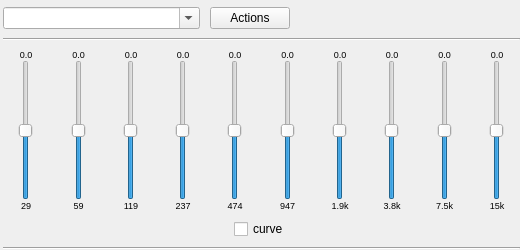
<?xml version="1.0" encoding="UTF-8"?>
<ui version="4.0">
 <class>GUI_Equalizer</class>
 <widget class="PlayerPluginInterface" name="GUI_Equalizer">
  <property name="geometry">
   <rect>
    <x>0</x>
    <y>0</y>
    <width>520</width>
    <height>250</height>
   </rect>
  </property>
  <property name="minimumSize">
   <size>
    <width>0</width>
    <height>191</height>
   </size>
  </property>
  <property name="maximumSize">
   <size>
    <width>16777215</width>
    <height>250</height>
   </size>
  </property>
  <layout class="QGridLayout" name="gridLayout">
   <property name="leftMargin">
    <number>3</number>
   </property>
   <property name="topMargin">
    <number>6</number>
   </property>
   <property name="rightMargin">
    <number>0</number>
   </property>
   <property name="bottomMargin">
    <number>0</number>
   </property>
   <property name="verticalSpacing">
    <number>8</number>
   </property>
   <item row="0" column="0" colspan="10">
    <layout class="QHBoxLayout" name="horizontalLayout">
     <property name="spacing">
      <number>10</number>
     </property>
     <item>
      <widget class="QComboBox" name="combo_presets">
       <property name="sizePolicy">
        <sizepolicy hsizetype="Expanding" vsizetype="Fixed">
         <horstretch>0</horstretch>
         <verstretch>0</verstretch>
        </sizepolicy>
       </property>
       <property name="focusPolicy">
        <enum>Qt::ClickFocus</enum>
       </property>
       <property name="editable">
        <bool>true</bool>
       </property>
      </widget>
     </item>
     <item>
      <widget class="MenuToolButton" name="btn_tool">
       <property name="text">
        <string>Actions</string>
       </property>
      </widget>
     </item>
     <item>
      <spacer name="horizontalSpacer">
       <property name="orientation">
        <enum>Qt::Horizontal</enum>
       </property>
       <property name="sizeHint" stdset="0">
        <size>
         <width>40</width>
         <height>20</height>
        </size>
       </property>
      </spacer>
     </item>
     <item>
      <widget class="QPushButton" name="btn_close">
       <property name="sizePolicy">
        <sizepolicy hsizetype="Fixed" vsizetype="Fixed">
         <horstretch>0</horstretch>
         <verstretch>0</verstretch>
        </sizepolicy>
       </property>
       <property name="minimumSize">
        <size>
         <width>24</width>
         <height>24</height>
        </size>
       </property>
       <property name="maximumSize">
        <size>
         <width>24</width>
         <height>24</height>
        </size>
       </property>
       <property name="focusPolicy">
        <enum>Qt::StrongFocus</enum>
       </property>
       <property name="text">
        <string/>
       </property>
       <property name="iconSize">
        <size>
         <width>16</width>
         <height>16</height>
        </size>
       </property>
       <property name="flat">
        <bool>true</bool>
       </property>
      </widget>
     </item>
    </layout>
   </item>
   <item row="2" column="0">
    <layout class="QVBoxLayout" name="verticalLayout">
     <item>
      <widget class="QLabel" name="label">
       <property name="sizePolicy">
        <sizepolicy hsizetype="MinimumExpanding" vsizetype="Preferred">
         <horstretch>0</horstretch>
         <verstretch>0</verstretch>
        </sizepolicy>
       </property>
       <property name="font">
        <font>
         <pointsize>7</pointsize>
        </font>
       </property>
       <property name="focusPolicy">
        <enum>Qt::StrongFocus</enum>
       </property>
       <property name="layoutDirection">
        <enum>Qt::LeftToRight</enum>
       </property>
       <property name="text">
        <string notr="true">0.0</string>
       </property>
       <property name="alignment">
        <set>Qt::AlignCenter</set>
       </property>
      </widget>
     </item>
     <item>
      <widget class="EqSlider" name="sli_0">
       <property name="sizePolicy">
        <sizepolicy hsizetype="MinimumExpanding" vsizetype="Expanding">
         <horstretch>0</horstretch>
         <verstretch>0</verstretch>
        </sizepolicy>
       </property>
       <property name="minimumSize">
        <size>
         <width>24</width>
         <height>65</height>
        </size>
       </property>
       <property name="maximumSize">
        <size>
         <width>100</width>
         <height>5000</height>
        </size>
       </property>
       <property name="focusPolicy">
        <enum>Qt::StrongFocus</enum>
       </property>
       <property name="minimum">
        <number>-24</number>
       </property>
       <property name="maximum">
        <number>24</number>
       </property>
       <property name="sliderPosition">
        <number>0</number>
       </property>
       <property name="orientation">
        <enum>Qt::Vertical</enum>
       </property>
       <property name="invertedAppearance">
        <bool>false</bool>
       </property>
      </widget>
     </item>
     <item>
      <widget class="QLabel" name="label_11">
       <property name="sizePolicy">
        <sizepolicy hsizetype="MinimumExpanding" vsizetype="Preferred">
         <horstretch>0</horstretch>
         <verstretch>0</verstretch>
        </sizepolicy>
       </property>
       <property name="font">
        <font>
         <pointsize>7</pointsize>
        </font>
       </property>
       <property name="focusPolicy">
        <enum>Qt::StrongFocus</enum>
       </property>
       <property name="text">
        <string notr="true">29</string>
       </property>
       <property name="alignment">
        <set>Qt::AlignCenter</set>
       </property>
      </widget>
     </item>
    </layout>
   </item>
   <item row="2" column="9">
    <layout class="QVBoxLayout" name="verticalLayout_10">
     <item>
      <widget class="QLabel" name="label_10">
       <property name="sizePolicy">
        <sizepolicy hsizetype="MinimumExpanding" vsizetype="Preferred">
         <horstretch>0</horstretch>
         <verstretch>0</verstretch>
        </sizepolicy>
       </property>
       <property name="font">
        <font>
         <pointsize>7</pointsize>
        </font>
       </property>
       <property name="focusPolicy">
        <enum>Qt::StrongFocus</enum>
       </property>
       <property name="layoutDirection">
        <enum>Qt::LeftToRight</enum>
       </property>
       <property name="text">
        <string notr="true">0.0</string>
       </property>
       <property name="alignment">
        <set>Qt::AlignCenter</set>
       </property>
      </widget>
     </item>
     <item>
      <widget class="EqSlider" name="sli_9">
       <property name="sizePolicy">
        <sizepolicy hsizetype="MinimumExpanding" vsizetype="Expanding">
         <horstretch>0</horstretch>
         <verstretch>5</verstretch>
        </sizepolicy>
       </property>
       <property name="minimumSize">
        <size>
         <width>24</width>
         <height>65</height>
        </size>
       </property>
       <property name="maximumSize">
        <size>
         <width>100</width>
         <height>5000</height>
        </size>
       </property>
       <property name="sizeIncrement">
        <size>
         <width>0</width>
         <height>0</height>
        </size>
       </property>
       <property name="focusPolicy">
        <enum>Qt::StrongFocus</enum>
       </property>
       <property name="layoutDirection">
        <enum>Qt::LeftToRight</enum>
       </property>
       <property name="minimum">
        <number>-24</number>
       </property>
       <property name="maximum">
        <number>24</number>
       </property>
       <property name="sliderPosition">
        <number>0</number>
       </property>
       <property name="orientation">
        <enum>Qt::Vertical</enum>
       </property>
       <property name="invertedAppearance">
        <bool>false</bool>
       </property>
       <property name="tickPosition">
        <enum>QSlider::NoTicks</enum>
       </property>
      </widget>
     </item>
     <item>
      <widget class="QLabel" name="label_20">
       <property name="sizePolicy">
        <sizepolicy hsizetype="MinimumExpanding" vsizetype="Preferred">
         <horstretch>0</horstretch>
         <verstretch>0</verstretch>
        </sizepolicy>
       </property>
       <property name="font">
        <font>
         <pointsize>7</pointsize>
        </font>
       </property>
       <property name="focusPolicy">
        <enum>Qt::StrongFocus</enum>
       </property>
       <property name="text">
        <string notr="true">15k</string>
       </property>
       <property name="alignment">
        <set>Qt::AlignCenter</set>
       </property>
      </widget>
     </item>
    </layout>
   </item>
   <item row="2" column="3">
    <layout class="QVBoxLayout" name="verticalLayout_4">
     <item>
      <widget class="QLabel" name="label_4">
       <property name="sizePolicy">
        <sizepolicy hsizetype="MinimumExpanding" vsizetype="Preferred">
         <horstretch>0</horstretch>
         <verstretch>0</verstretch>
        </sizepolicy>
       </property>
       <property name="font">
        <font>
         <pointsize>7</pointsize>
        </font>
       </property>
       <property name="focusPolicy">
        <enum>Qt::StrongFocus</enum>
       </property>
       <property name="layoutDirection">
        <enum>Qt::LeftToRight</enum>
       </property>
       <property name="text">
        <string notr="true">0.0</string>
       </property>
       <property name="alignment">
        <set>Qt::AlignCenter</set>
       </property>
      </widget>
     </item>
     <item>
      <widget class="EqSlider" name="sli_3">
       <property name="sizePolicy">
        <sizepolicy hsizetype="MinimumExpanding" vsizetype="Expanding">
         <horstretch>0</horstretch>
         <verstretch>0</verstretch>
        </sizepolicy>
       </property>
       <property name="minimumSize">
        <size>
         <width>24</width>
         <height>65</height>
        </size>
       </property>
       <property name="maximumSize">
        <size>
         <width>100</width>
         <height>5000</height>
        </size>
       </property>
       <property name="focusPolicy">
        <enum>Qt::StrongFocus</enum>
       </property>
       <property name="minimum">
        <number>-24</number>
       </property>
       <property name="maximum">
        <number>24</number>
       </property>
       <property name="sliderPosition">
        <number>0</number>
       </property>
       <property name="orientation">
        <enum>Qt::Vertical</enum>
       </property>
       <property name="invertedAppearance">
        <bool>false</bool>
       </property>
      </widget>
     </item>
     <item>
      <widget class="QLabel" name="label_14">
       <property name="sizePolicy">
        <sizepolicy hsizetype="MinimumExpanding" vsizetype="Preferred">
         <horstretch>0</horstretch>
         <verstretch>0</verstretch>
        </sizepolicy>
       </property>
       <property name="font">
        <font>
         <pointsize>7</pointsize>
        </font>
       </property>
       <property name="focusPolicy">
        <enum>Qt::StrongFocus</enum>
       </property>
       <property name="text">
        <string notr="true">237</string>
       </property>
       <property name="alignment">
        <set>Qt::AlignCenter</set>
       </property>
      </widget>
     </item>
    </layout>
   </item>
   <item row="2" column="4">
    <layout class="QVBoxLayout" name="verticalLayout_5">
     <item>
      <widget class="QLabel" name="label_5">
       <property name="sizePolicy">
        <sizepolicy hsizetype="MinimumExpanding" vsizetype="Preferred">
         <horstretch>0</horstretch>
         <verstretch>0</verstretch>
        </sizepolicy>
       </property>
       <property name="font">
        <font>
         <pointsize>7</pointsize>
        </font>
       </property>
       <property name="focusPolicy">
        <enum>Qt::StrongFocus</enum>
       </property>
       <property name="layoutDirection">
        <enum>Qt::LeftToRight</enum>
       </property>
       <property name="text">
        <string notr="true">0.0</string>
       </property>
       <property name="alignment">
        <set>Qt::AlignCenter</set>
       </property>
      </widget>
     </item>
     <item>
      <widget class="EqSlider" name="sli_4">
       <property name="sizePolicy">
        <sizepolicy hsizetype="MinimumExpanding" vsizetype="Expanding">
         <horstretch>0</horstretch>
         <verstretch>0</verstretch>
        </sizepolicy>
       </property>
       <property name="minimumSize">
        <size>
         <width>24</width>
         <height>65</height>
        </size>
       </property>
       <property name="maximumSize">
        <size>
         <width>100</width>
         <height>5000</height>
        </size>
       </property>
       <property name="focusPolicy">
        <enum>Qt::StrongFocus</enum>
       </property>
       <property name="minimum">
        <number>-24</number>
       </property>
       <property name="maximum">
        <number>24</number>
       </property>
       <property name="sliderPosition">
        <number>0</number>
       </property>
       <property name="orientation">
        <enum>Qt::Vertical</enum>
       </property>
       <property name="invertedAppearance">
        <bool>false</bool>
       </property>
      </widget>
     </item>
     <item>
      <widget class="QLabel" name="label_15">
       <property name="sizePolicy">
        <sizepolicy hsizetype="MinimumExpanding" vsizetype="Preferred">
         <horstretch>0</horstretch>
         <verstretch>0</verstretch>
        </sizepolicy>
       </property>
       <property name="font">
        <font>
         <pointsize>7</pointsize>
        </font>
       </property>
       <property name="focusPolicy">
        <enum>Qt::StrongFocus</enum>
       </property>
       <property name="text">
        <string notr="true">474</string>
       </property>
       <property name="alignment">
        <set>Qt::AlignCenter</set>
       </property>
      </widget>
     </item>
    </layout>
   </item>
   <item row="2" column="8">
    <layout class="QVBoxLayout" name="verticalLayout_9">
     <item>
      <widget class="QLabel" name="label_9">
       <property name="sizePolicy">
        <sizepolicy hsizetype="MinimumExpanding" vsizetype="Preferred">
         <horstretch>0</horstretch>
         <verstretch>0</verstretch>
        </sizepolicy>
       </property>
       <property name="font">
        <font>
         <pointsize>7</pointsize>
        </font>
       </property>
       <property name="focusPolicy">
        <enum>Qt::StrongFocus</enum>
       </property>
       <property name="layoutDirection">
        <enum>Qt::LeftToRight</enum>
       </property>
       <property name="text">
        <string notr="true">0.0</string>
       </property>
       <property name="alignment">
        <set>Qt::AlignCenter</set>
       </property>
      </widget>
     </item>
     <item>
      <widget class="EqSlider" name="sli_8">
       <property name="sizePolicy">
        <sizepolicy hsizetype="MinimumExpanding" vsizetype="Expanding">
         <horstretch>0</horstretch>
         <verstretch>0</verstretch>
        </sizepolicy>
       </property>
       <property name="minimumSize">
        <size>
         <width>24</width>
         <height>65</height>
        </size>
       </property>
       <property name="maximumSize">
        <size>
         <width>100</width>
         <height>5000</height>
        </size>
       </property>
       <property name="focusPolicy">
        <enum>Qt::ClickFocus</enum>
       </property>
       <property name="minimum">
        <number>-24</number>
       </property>
       <property name="maximum">
        <number>24</number>
       </property>
       <property name="sliderPosition">
        <number>0</number>
       </property>
       <property name="orientation">
        <enum>Qt::Vertical</enum>
       </property>
       <property name="invertedAppearance">
        <bool>false</bool>
       </property>
      </widget>
     </item>
     <item>
      <widget class="QLabel" name="label_19">
       <property name="sizePolicy">
        <sizepolicy hsizetype="MinimumExpanding" vsizetype="Preferred">
         <horstretch>0</horstretch>
         <verstretch>0</verstretch>
        </sizepolicy>
       </property>
       <property name="font">
        <font>
         <pointsize>7</pointsize>
        </font>
       </property>
       <property name="focusPolicy">
        <enum>Qt::StrongFocus</enum>
       </property>
       <property name="text">
        <string notr="true">7.5k</string>
       </property>
       <property name="alignment">
        <set>Qt::AlignCenter</set>
       </property>
      </widget>
     </item>
    </layout>
   </item>
   <item row="2" column="1">
    <layout class="QVBoxLayout" name="verticalLayout_2">
     <item>
      <widget class="QLabel" name="label_2">
       <property name="sizePolicy">
        <sizepolicy hsizetype="MinimumExpanding" vsizetype="Preferred">
         <horstretch>0</horstretch>
         <verstretch>0</verstretch>
        </sizepolicy>
       </property>
       <property name="font">
        <font>
         <pointsize>7</pointsize>
        </font>
       </property>
       <property name="focusPolicy">
        <enum>Qt::StrongFocus</enum>
       </property>
       <property name="layoutDirection">
        <enum>Qt::LeftToRight</enum>
       </property>
       <property name="text">
        <string notr="true">0.0</string>
       </property>
       <property name="alignment">
        <set>Qt::AlignCenter</set>
       </property>
      </widget>
     </item>
     <item>
      <widget class="EqSlider" name="sli_1">
       <property name="sizePolicy">
        <sizepolicy hsizetype="MinimumExpanding" vsizetype="Expanding">
         <horstretch>0</horstretch>
         <verstretch>0</verstretch>
        </sizepolicy>
       </property>
       <property name="minimumSize">
        <size>
         <width>24</width>
         <height>65</height>
        </size>
       </property>
       <property name="maximumSize">
        <size>
         <width>100</width>
         <height>5000</height>
        </size>
       </property>
       <property name="focusPolicy">
        <enum>Qt::StrongFocus</enum>
       </property>
       <property name="minimum">
        <number>-24</number>
       </property>
       <property name="maximum">
        <number>24</number>
       </property>
       <property name="sliderPosition">
        <number>0</number>
       </property>
       <property name="orientation">
        <enum>Qt::Vertical</enum>
       </property>
       <property name="invertedAppearance">
        <bool>false</bool>
       </property>
      </widget>
     </item>
     <item>
      <widget class="QLabel" name="label_12">
       <property name="sizePolicy">
        <sizepolicy hsizetype="MinimumExpanding" vsizetype="Preferred">
         <horstretch>0</horstretch>
         <verstretch>0</verstretch>
        </sizepolicy>
       </property>
       <property name="font">
        <font>
         <pointsize>7</pointsize>
        </font>
       </property>
       <property name="focusPolicy">
        <enum>Qt::StrongFocus</enum>
       </property>
       <property name="text">
        <string notr="true">59</string>
       </property>
       <property name="alignment">
        <set>Qt::AlignCenter</set>
       </property>
      </widget>
     </item>
    </layout>
   </item>
   <item row="2" column="6">
    <layout class="QVBoxLayout" name="verticalLayout_7">
     <item>
      <widget class="QLabel" name="label_7">
       <property name="sizePolicy">
        <sizepolicy hsizetype="MinimumExpanding" vsizetype="Preferred">
         <horstretch>0</horstretch>
         <verstretch>0</verstretch>
        </sizepolicy>
       </property>
       <property name="font">
        <font>
         <pointsize>7</pointsize>
        </font>
       </property>
       <property name="focusPolicy">
        <enum>Qt::StrongFocus</enum>
       </property>
       <property name="layoutDirection">
        <enum>Qt::LeftToRight</enum>
       </property>
       <property name="text">
        <string notr="true">0.0</string>
       </property>
       <property name="alignment">
        <set>Qt::AlignCenter</set>
       </property>
      </widget>
     </item>
     <item>
      <widget class="EqSlider" name="sli_6">
       <property name="sizePolicy">
        <sizepolicy hsizetype="MinimumExpanding" vsizetype="Expanding">
         <horstretch>0</horstretch>
         <verstretch>0</verstretch>
        </sizepolicy>
       </property>
       <property name="minimumSize">
        <size>
         <width>24</width>
         <height>65</height>
        </size>
       </property>
       <property name="maximumSize">
        <size>
         <width>100</width>
         <height>5000</height>
        </size>
       </property>
       <property name="focusPolicy">
        <enum>Qt::StrongFocus</enum>
       </property>
       <property name="minimum">
        <number>-24</number>
       </property>
       <property name="maximum">
        <number>24</number>
       </property>
       <property name="sliderPosition">
        <number>0</number>
       </property>
       <property name="orientation">
        <enum>Qt::Vertical</enum>
       </property>
       <property name="invertedAppearance">
        <bool>false</bool>
       </property>
      </widget>
     </item>
     <item>
      <widget class="QLabel" name="label_17">
       <property name="sizePolicy">
        <sizepolicy hsizetype="MinimumExpanding" vsizetype="Preferred">
         <horstretch>0</horstretch>
         <verstretch>0</verstretch>
        </sizepolicy>
       </property>
       <property name="font">
        <font>
         <pointsize>7</pointsize>
        </font>
       </property>
       <property name="focusPolicy">
        <enum>Qt::StrongFocus</enum>
       </property>
       <property name="text">
        <string notr="true">1.9k</string>
       </property>
       <property name="alignment">
        <set>Qt::AlignCenter</set>
       </property>
      </widget>
     </item>
    </layout>
   </item>
   <item row="2" column="7">
    <layout class="QVBoxLayout" name="verticalLayout_8">
     <item>
      <widget class="QLabel" name="label_8">
       <property name="sizePolicy">
        <sizepolicy hsizetype="MinimumExpanding" vsizetype="Preferred">
         <horstretch>0</horstretch>
         <verstretch>0</verstretch>
        </sizepolicy>
       </property>
       <property name="font">
        <font>
         <pointsize>7</pointsize>
        </font>
       </property>
       <property name="focusPolicy">
        <enum>Qt::StrongFocus</enum>
       </property>
       <property name="layoutDirection">
        <enum>Qt::LeftToRight</enum>
       </property>
       <property name="text">
        <string notr="true">0.0</string>
       </property>
       <property name="alignment">
        <set>Qt::AlignCenter</set>
       </property>
      </widget>
     </item>
     <item>
      <widget class="EqSlider" name="sli_7">
       <property name="sizePolicy">
        <sizepolicy hsizetype="MinimumExpanding" vsizetype="Expanding">
         <horstretch>0</horstretch>
         <verstretch>0</verstretch>
        </sizepolicy>
       </property>
       <property name="minimumSize">
        <size>
         <width>24</width>
         <height>65</height>
        </size>
       </property>
       <property name="maximumSize">
        <size>
         <width>100</width>
         <height>5000</height>
        </size>
       </property>
       <property name="focusPolicy">
        <enum>Qt::StrongFocus</enum>
       </property>
       <property name="minimum">
        <number>-24</number>
       </property>
       <property name="maximum">
        <number>24</number>
       </property>
       <property name="sliderPosition">
        <number>0</number>
       </property>
       <property name="orientation">
        <enum>Qt::Vertical</enum>
       </property>
       <property name="invertedAppearance">
        <bool>false</bool>
       </property>
      </widget>
     </item>
     <item>
      <widget class="QLabel" name="label_18">
       <property name="sizePolicy">
        <sizepolicy hsizetype="MinimumExpanding" vsizetype="Preferred">
         <horstretch>0</horstretch>
         <verstretch>0</verstretch>
        </sizepolicy>
       </property>
       <property name="font">
        <font>
         <pointsize>7</pointsize>
        </font>
       </property>
       <property name="focusPolicy">
        <enum>Qt::StrongFocus</enum>
       </property>
       <property name="text">
        <string notr="true">3.8k</string>
       </property>
       <property name="alignment">
        <set>Qt::AlignCenter</set>
       </property>
      </widget>
     </item>
    </layout>
   </item>
   <item row="2" column="2">
    <layout class="QVBoxLayout" name="verticalLayout_3">
     <item>
      <widget class="QLabel" name="label_3">
       <property name="sizePolicy">
        <sizepolicy hsizetype="MinimumExpanding" vsizetype="Preferred">
         <horstretch>0</horstretch>
         <verstretch>0</verstretch>
        </sizepolicy>
       </property>
       <property name="font">
        <font>
         <pointsize>7</pointsize>
        </font>
       </property>
       <property name="focusPolicy">
        <enum>Qt::StrongFocus</enum>
       </property>
       <property name="layoutDirection">
        <enum>Qt::LeftToRight</enum>
       </property>
       <property name="text">
        <string notr="true">0.0</string>
       </property>
       <property name="alignment">
        <set>Qt::AlignCenter</set>
       </property>
      </widget>
     </item>
     <item>
      <widget class="EqSlider" name="sli_2">
       <property name="sizePolicy">
        <sizepolicy hsizetype="MinimumExpanding" vsizetype="Expanding">
         <horstretch>0</horstretch>
         <verstretch>0</verstretch>
        </sizepolicy>
       </property>
       <property name="minimumSize">
        <size>
         <width>24</width>
         <height>65</height>
        </size>
       </property>
       <property name="maximumSize">
        <size>
         <width>100</width>
         <height>5000</height>
        </size>
       </property>
       <property name="focusPolicy">
        <enum>Qt::StrongFocus</enum>
       </property>
       <property name="minimum">
        <number>-24</number>
       </property>
       <property name="maximum">
        <number>24</number>
       </property>
       <property name="sliderPosition">
        <number>0</number>
       </property>
       <property name="orientation">
        <enum>Qt::Vertical</enum>
       </property>
       <property name="invertedAppearance">
        <bool>false</bool>
       </property>
      </widget>
     </item>
     <item>
      <widget class="QLabel" name="label_13">
       <property name="sizePolicy">
        <sizepolicy hsizetype="MinimumExpanding" vsizetype="Preferred">
         <horstretch>0</horstretch>
         <verstretch>0</verstretch>
        </sizepolicy>
       </property>
       <property name="font">
        <font>
         <pointsize>7</pointsize>
        </font>
       </property>
       <property name="focusPolicy">
        <enum>Qt::StrongFocus</enum>
       </property>
       <property name="text">
        <string notr="true">119</string>
       </property>
       <property name="alignment">
        <set>Qt::AlignCenter</set>
       </property>
      </widget>
     </item>
    </layout>
   </item>
   <item row="2" column="5">
    <layout class="QVBoxLayout" name="verticalLayout_6">
     <item>
      <widget class="QLabel" name="label_6">
       <property name="sizePolicy">
        <sizepolicy hsizetype="MinimumExpanding" vsizetype="Preferred">
         <horstretch>0</horstretch>
         <verstretch>0</verstretch>
        </sizepolicy>
       </property>
       <property name="font">
        <font>
         <pointsize>7</pointsize>
        </font>
       </property>
       <property name="focusPolicy">
        <enum>Qt::StrongFocus</enum>
       </property>
       <property name="layoutDirection">
        <enum>Qt::LeftToRight</enum>
       </property>
       <property name="text">
        <string notr="true">0.0</string>
       </property>
       <property name="alignment">
        <set>Qt::AlignCenter</set>
       </property>
      </widget>
     </item>
     <item>
      <widget class="EqSlider" name="sli_5">
       <property name="sizePolicy">
        <sizepolicy hsizetype="MinimumExpanding" vsizetype="Expanding">
         <horstretch>0</horstretch>
         <verstretch>0</verstretch>
        </sizepolicy>
       </property>
       <property name="minimumSize">
        <size>
         <width>24</width>
         <height>65</height>
        </size>
       </property>
       <property name="maximumSize">
        <size>
         <width>100</width>
         <height>5000</height>
        </size>
       </property>
       <property name="focusPolicy">
        <enum>Qt::StrongFocus</enum>
       </property>
       <property name="minimum">
        <number>-24</number>
       </property>
       <property name="maximum">
        <number>24</number>
       </property>
       <property name="sliderPosition">
        <number>0</number>
       </property>
       <property name="orientation">
        <enum>Qt::Vertical</enum>
       </property>
       <property name="invertedAppearance">
        <bool>false</bool>
       </property>
      </widget>
     </item>
     <item>
      <widget class="QLabel" name="label_16">
       <property name="sizePolicy">
        <sizepolicy hsizetype="MinimumExpanding" vsizetype="Preferred">
         <horstretch>0</horstretch>
         <verstretch>0</verstretch>
        </sizepolicy>
       </property>
       <property name="font">
        <font>
         <pointsize>7</pointsize>
        </font>
       </property>
       <property name="focusPolicy">
        <enum>Qt::StrongFocus</enum>
       </property>
       <property name="text">
        <string notr="true">947</string>
       </property>
       <property name="alignment">
        <set>Qt::AlignCenter</set>
       </property>
      </widget>
     </item>
    </layout>
   </item>
   <item row="5" column="0" colspan="10">
    <widget class="Line" name="line">
     <property name="focusPolicy">
      <enum>Qt::StrongFocus</enum>
     </property>
     <property name="orientation">
      <enum>Qt::Horizontal</enum>
     </property>
    </widget>
   </item>
   <item row="3" column="0" colspan="10">
    <layout class="QHBoxLayout" name="horizontalLayout_2">
     <item>
      <spacer name="horizontalSpacer_2">
       <property name="orientation">
        <enum>Qt::Horizontal</enum>
       </property>
       <property name="sizeHint" stdset="0">
        <size>
         <width>40</width>
         <height>20</height>
        </size>
       </property>
      </spacer>
     </item>
     <item>
      <widget class="QCheckBox" name="cb_gauss">
       <property name="text">
        <string>curve</string>
       </property>
      </widget>
     </item>
     <item>
      <spacer name="horizontalSpacer_3">
       <property name="orientation">
        <enum>Qt::Horizontal</enum>
       </property>
       <property name="sizeHint" stdset="0">
        <size>
         <width>40</width>
         <height>20</height>
        </size>
       </property>
      </spacer>
     </item>
    </layout>
   </item>
   <item row="1" column="0" colspan="10">
    <widget class="Line" name="line_2">
     <property name="orientation">
      <enum>Qt::Horizontal</enum>
     </property>
    </widget>
   </item>
  </layout>
 </widget>
 <customwidgets>
  <customwidget>
   <class>MenuToolButton</class>
   <extends>QPushButton</extends>
   <header location="global">GUI/Helper/MenuTool/MenuTool.h</header>
  </customwidget>
  <customwidget>
   <class>PlayerPluginInterface</class>
   <extends>QWidget</extends>
   <header>Interfaces/PlayerPlugin/PlayerPlugin.h</header>
   <container>1</container>
  </customwidget>
  <customwidget>
   <class>EqSlider</class>
   <extends>QSlider</extends>
   <header>GUI/PlayerPlugins/Equalizer/EqSlider.h</header>
  </customwidget>
 </customwidgets>
 <resources/>
 <connections>
  <connection>
   <sender>btn_close</sender>
   <signal>clicked()</signal>
   <receiver>GUI_Equalizer</receiver>
   <slot>close()</slot>
   <hints>
    <hint type="sourcelabel">
     <x>292</x>
     <y>18</y>
    </hint>
    <hint type="destinationlabel">
     <x>155</x>
     <y>80</y>
    </hint>
   </hints>
  </connection>
 </connections>
</ui>
